Frame 1 (no input): blank canvas, image omitted
Frame 60 (the mouse pressed at the canvas centre just before this capture): blank canvas, image omitted
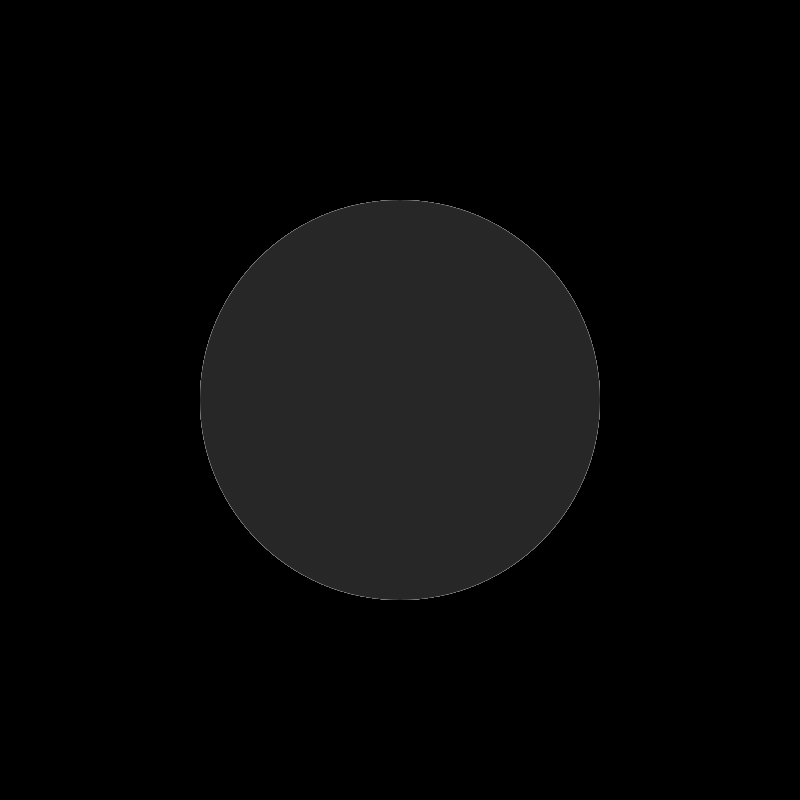
Frame 120 (the mouse held since frame 60 and released just before this capture)

The Processing sketch whose frames 1 and 60 were blank and that drew this single picture after the mouse press (run headless with seeded random() and noise(); from frame 60 on, the mouse is pressed at the canvas centre):

// Processing sketch: Ancidious_Logical_Dot_
// ── Ancidious_Logical_Dot_.pde
void setup() {
size(800, 800);
background(0);
}
void draw() {
    if(mousePressed){
    fill(int (random(250))); 
   }
   else {
    fill(0);
  }
  noStroke();
  ellipse(400, 400, 400, 400);
}
